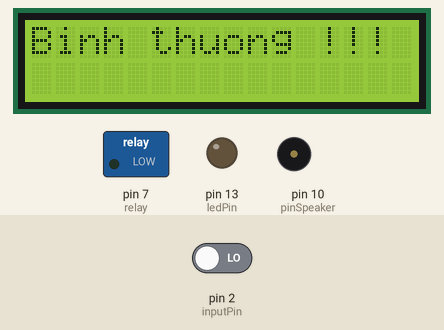
Recording of a sketch running on a simulated Arduino Uno, built with avr-gcc and run on an emulated ATmega328P. Shown: 16×2 character LCD, switched loads named in the sketch (green lamp = pin HIGH), output pins drawn as LEDs (lit = HIGH), buzzer (waves = sounding). Dashed ring = blinking. Inputs (shaded band) come from the test bench; at power-on: pin 2 (inputPin) LOW.

Above: at 1.2 s.
1.3 s: pin 2 (inputPin) driven HIGH
At 1.54 s:
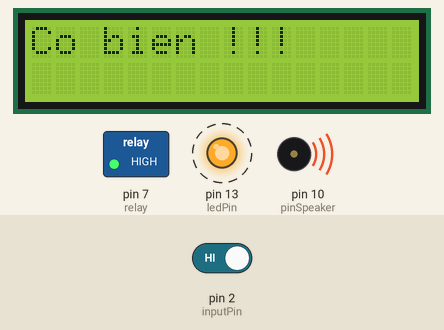
Timing chart, 0 to 9.9 s (numbered marks = the images above; inputs shaded):
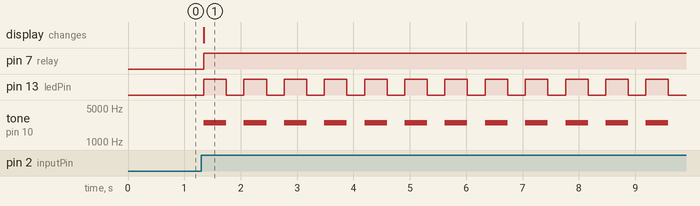

Measured:
- after the input at 1.3 s, pin 7 (relay): LOW → HIGH at once; pin 13 (ledPin): alternates HIGH for 0.40 s and LOW for 0.31 s, starting at once; tone on pin 10 (pinSpeaker): alternates 2500 Hz for 0.40 s and silent for 0.31 s, starting at once; the display: changes at once (image 1)

The sketch:

cambienchuyendong.ino
```cpp
#include <LiquidCrystal_I2C.h>
LiquidCrystal_I2C lcd(0x27,16,2);


int ledPin = 13;        // chọn chân 13 báo hiệu LED
int inputPin = 2;       // chọn ngõ tín hiệu vào cho PIR
int pirState = LOW;     // Bắt đầu với không có báo động
int val = 0;
int pinSpeaker = 10;    //chọn chân cho chuông khi có đột nhập
int relay =7;

void setup() {
  // put your setup code here, to run once:
  lcd.init();
  lcd.backlight();
  lcd.setCursor(0,0);
pinMode(ledPin, OUTPUT);
  pinMode(inputPin, INPUT);
  pinMode(pinSpeaker, OUTPUT);
  pinMode(relay,OUTPUT);
}

void loop() {
if(digitalRead(2)==HIGH)
{
  lcd.clear();
  lcd.print("Co bien !!!");
  digitalWrite(relay,HIGH);
  tone(10,2500);
  digitalWrite(13,HIGH);
  delay(400);
  digitalWrite(13,LOW);
  noTone(10);

  delay(300);

}
else
{
  lcd.clear();
  lcd.print("Binh thuong !!!");
  digitalWrite(relay,LOW);
  delay(300);
}
}
```
